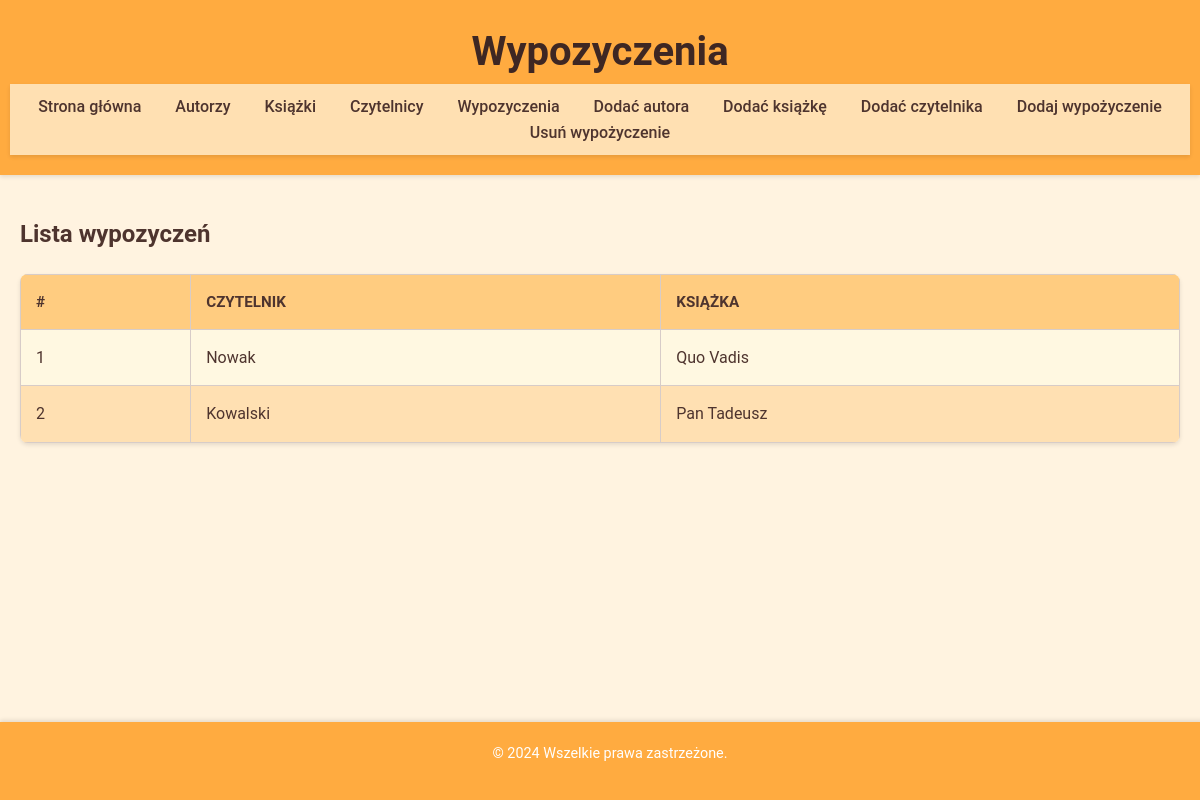
Page /Main/wypozyczenia.php on the committed database.
### tables this page shows
CREATE TABLE wypozyczenie (
    id INT AUTO_INCREMENT PRIMARY KEY,
    czytelnik_id INT,
    ksiazka_id INT,
    FOREIGN KEY (czytelnik_id) REFERENCES czytelnik(id),
    FOREIGN KEY (ksiazka_id) REFERENCES ksiazka(id)
);

CREATE TABLE czytelnik (
    id INT AUTO_INCREMENT PRIMARY KEY,
    nazwisko VARCHAR(100) NOT NULL,
    ulica_id INT,
    ulica_numer VARCHAR(10),
    mieszkanie_numer VARCHAR(10),
    FOREIGN KEY (ulica_id) REFERENCES ulica(id)
);

CREATE TABLE ksiazka (
    id INT AUTO_INCREMENT PRIMARY KEY,
    tytul VARCHAR(200) NOT NULL,
    autor_id INT,
    wydawca_id INT,
    rok_wydania YEAR,
    tematyka_id INT,
    FOREIGN KEY (autor_id) REFERENCES autor(id),
    FOREIGN KEY (wydawca_id) REFERENCES wydawca(id),
    FOREIGN KEY (tematyka_id) REFERENCES tematyka(id)
);

### Main/wypozyczenia.php (the view, shortened to what this page needs)
<?php include 'baza.php'; ?>
<!DOCTYPE html>
<html lang="pl">
<head>
    <link rel="stylesheet" href="style.css">
</head>
<body>
    <header>
        <h1>Wypozyczenia</h1>
        <nav>
            <a href="startBiblioteka.php">Strona główna</a>
            <a href="autorzy.php">Autorzy</a>
            <a href="ksiazki.php">Książki</a>
            <a href="czytelnicy.php">Czytelnicy</a>
            <a href="wypozyczenia.php">Wypozyczenia</a>
            <a href="addAutor.php">Dodać autora</a>
            <a href="addKsiazka.php">Dodać książkę</a>
            <a href="addCzytelnik.php">Dodać czytelnika</a>
            <a href="addWypozycelnika.php">Dodaj wypożyczenie</a>
            <a href="returnBook.php">Usuń wypożyczenie</a>
        </nav>
    </header>
    <main>
        <h2>Lista wypozyczeń</h2>
        <table>
            <thead>
                <tr>
                    <th>#</th>
                    <th>Czytelnik</th>
                    <th>Książka</th>
                </tr>
            </thead>
            <tbody>
                <?php
                $result = $conn->query("SELECT w.id, c.nazwisko AS czytelnik, k.tytul AS ksiazka
                                        FROM wypozyczenie w
                                        JOIN czytelnik c ON w.czytelnik_id = c.id
                                        JOIN ksiazka k ON w.ksiazka_id = k.id");
                if ($result->num_rows > 0) {
                    while ($row = $result->fetch_assoc()) {
                        echo "<tr>
                                <td>" . htmlspecialchars($row['id']) . "</td>
                                <td>" . htmlspecialchars($row['czytelnik']) . "</td>
                                <td>" . htmlspecialchars($row['ksiazka']) . "</td>
                              </tr>";
                    }
                } else {
                    echo "<tr><td colspan='3'>Немає записів</td></tr>";
                }
                ?>
            </tbody>
        </table>
    </main>
    <footer>
        <p>© 2024 Wszelkie prawa zastrzeżone.</p>
    </footer>
</body>
</html>

### Main/style.css (style rules this page uses)
body { font-family: 'Roboto', Arial, sans-serif; margin: 0; padding: 0; background-color: #fff3e0; color: #4e342e; line-height: 1.6; }
header { background-color: #ffab40; padding: 20px 10px; text-align: center; box-shadow: 0px 2px 4px rgba(0, 0, 0, 0.1); }
header h1 { margin: 0; font-size: 2.5rem; color: #3e2723; }
nav { background-color: #ffe0b2; text-align: center; padding: 10px 0; box-shadow: 0px 2px 4px rgba(0, 0, 0, 0.1); }
nav a { text-decoration: none; margin: 0 15px; color: #4e342e; font-weight: 500; font-size: 1rem; transition: color 0.3s; }
main { padding: 40px 20px; max-width: 1200px; margin: 0 auto; }
table { width: 100%; border-collapse: collapse; margin-top: 20px; box-shadow: 0px 2px 4px rgba(0, 0, 0, 0.1); overflow: hidden; border-radius: 8px; }
table th, table td { border: 1px solid #d7ccc8; padding: 15px; text-align: left; font-size: 1rem; color: #4e342e; }
table th { background-color: #ffcc80; text-transform: uppercase; font-size: 0.95rem; font-weight: bold; }
table tr:nth-child(odd) { background-color: #fff8e1; }
table tr:nth-child(even) { background-color: #ffe0b2; }
footer { background-color: #ffab40; text-align: center; padding: 20px 10px; position: fixed; bottom: 0; width: 100%; color: #fff; font-size: 0.9rem; box-shadow: 0px -2px 4px rgba(0, 0, 0, 0.1); }
h1, h2, h3, h4, p { margin: 0 0 15px 0; }

### rows in the picture
wypozyczenie: id "1", czytelnik.nazwisko "Nowak", ksiazka.tytul "Quo Vadis"
wypozyczenie: id "2", czytelnik.nazwisko "Kowalski", ksiazka.tytul "Pan Tadeusz"
